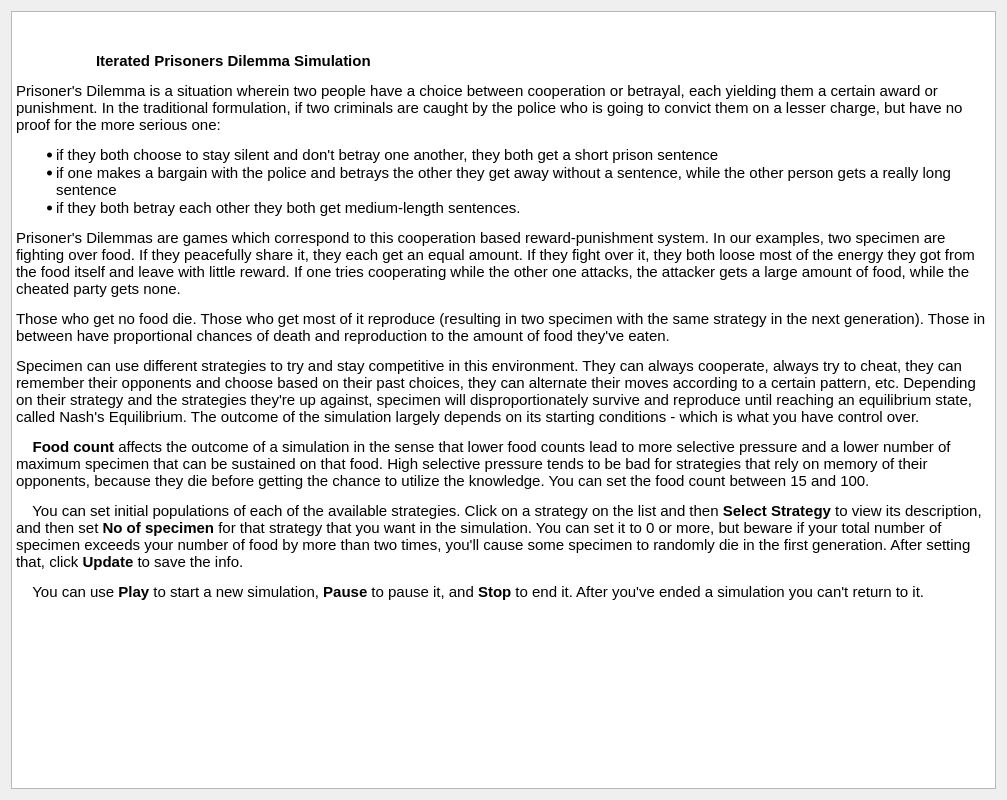
<?xml version="1.0" encoding="UTF-8"?>
<ui version="4.0">
 <class>Help</class>
 <widget class="QWidget" name="Help">
  <property name="geometry">
   <rect>
    <x>0</x>
    <y>0</y>
    <width>1007</width>
    <height>800</height>
   </rect>
  </property>
  <property name="windowTitle">
   <string>Help</string>
  </property>
  <layout class="QGridLayout" name="gridLayout">
   <item row="0" column="0">
    <layout class="QVBoxLayout" name="verticalLayout">
     <item>
      <widget class="QTextEdit" name="mdText">
       <property name="autoFormatting">
        <set>QTextEdit::AutoBulletList</set>
       </property>
       <property name="readOnly">
        <bool>true</bool>
       </property>
       <property name="html">
        <string>&lt;!DOCTYPE HTML PUBLIC &quot;-//W3C//DTD HTML 4.0//EN&quot; &quot;http://www.w3.org/TR/REC-html40/strict.dtd&quot;&gt;
&lt;html&gt;&lt;head&gt;&lt;meta name=&quot;qrichtext&quot; content=&quot;1&quot; /&gt;&lt;style type=&quot;text/css&quot;&gt;
p, li { white-space: pre-wrap; }
&lt;/style&gt;&lt;/head&gt;&lt;body style=&quot; font-family:'MS Shell Dlg 2'; font-size:8.25pt; font-weight:400; font-style:normal;&quot;&gt;
&lt;p style=&quot;-qt-paragraph-type:empty; margin-top:0px; margin-bottom:0px; margin-left:0px; margin-right:0px; -qt-block-indent:0; text-indent:0px; font-family:'Noto Sans'; font-size:11pt;&quot;&gt;&lt;br /&gt;&lt;/p&gt;
&lt;p style=&quot; margin-top:18px; margin-bottom:12px; margin-left:0px; margin-right:0px; -qt-block-indent:0; text-indent:0px;&quot;&gt;&lt;span style=&quot; font-family:'Noto Sans'; font-size:11pt; font-weight:600;&quot;&gt;	Iterated Prisoners Dilemma Simulation  &lt;/span&gt;&lt;span style=&quot; font-family:'Noto Sans'; font-size:11pt;&quot;&gt;    &lt;/span&gt;&lt;/p&gt;
&lt;p style=&quot; margin-top:12px; margin-bottom:12px; margin-left:0px; margin-right:0px; -qt-block-indent:0; text-indent:0px;&quot;&gt;&lt;span style=&quot; font-family:'Noto Sans'; font-size:11pt;&quot;&gt;Prisoner's Dilemma is a situation wherein two people have a choice between cooperation or betrayal, each yielding them a certain award or punishment. In the traditional formulation, if two criminals are caught by the police who is going to convict them on a lesser charge, but have no proof for the more serious one:     &lt;/span&gt;&lt;/p&gt;
&lt;ul style=&quot;margin-top: 0px; margin-bottom: 0px; margin-left: 0px; margin-right: 0px; -qt-list-indent: 1;&quot;&gt;&lt;li style=&quot; font-family:'Noto Sans'; font-size:11pt;&quot; style=&quot; margin-top:12px; margin-bottom:0px; margin-left:0px; margin-right:0px; -qt-block-indent:0; text-indent:0px;&quot;&gt;if they both choose to stay silent and don't betray one another, they both get a short prison sentence       &lt;/li&gt;
&lt;li style=&quot; font-family:'Noto Sans'; font-size:11pt;&quot; style=&quot; margin-top:0px; margin-bottom:0px; margin-left:0px; margin-right:0px; -qt-block-indent:0; text-indent:0px;&quot;&gt;if one makes a bargain with the police and betrays the other they get away without a sentence, while the other person gets a really long sentence        &lt;/li&gt;
&lt;li style=&quot; font-family:'Noto Sans'; font-size:11pt;&quot; style=&quot; margin-top:0px; margin-bottom:12px; margin-left:0px; margin-right:0px; -qt-block-indent:0; text-indent:0px;&quot;&gt;if they both betray each other they both get medium-length sentences.        &lt;/li&gt;&lt;/ul&gt;
&lt;p style=&quot; margin-top:12px; margin-bottom:12px; margin-left:0px; margin-right:0px; -qt-block-indent:0; text-indent:0px;&quot;&gt;&lt;span style=&quot; font-family:'Noto Sans'; font-size:11pt;&quot;&gt;Prisoner's Dilemmas are games which correspond to this cooperation based reward-punishment system. In our examples, two specimen are fighting over food. If they peacefully share it, they each get an equal amount. If they fight over it, they both loose most of the energy they got from the food itself and leave with little reward. If one tries cooperating while the other one attacks, the attacker gets a large amount of food, while the cheated party gets none.      &lt;/span&gt;&lt;/p&gt;
&lt;p style=&quot; margin-top:12px; margin-bottom:12px; margin-left:0px; margin-right:0px; -qt-block-indent:0; text-indent:0px;&quot;&gt;&lt;span style=&quot; font-family:'Noto Sans'; font-size:11pt;&quot;&gt;Those who get no food die. Those who get most of it reproduce (resulting in two specimen with the same strategy in the next generation). Those in between have proportional chances of death and reproduction to the amount of food they've eaten.      &lt;/span&gt;&lt;/p&gt;
&lt;p style=&quot; margin-top:12px; margin-bottom:12px; margin-left:0px; margin-right:0px; -qt-block-indent:0; text-indent:0px;&quot;&gt;&lt;span style=&quot; font-family:'Noto Sans'; font-size:11pt;&quot;&gt;Specimen can use different strategies to try and stay competitive in this environment. They can always cooperate, always try to cheat, they can remember their opponents and choose based on their past choices, they can alternate their moves according to a certain pattern, etc. Depending on their strategy and the strategies they're up against, specimen will disproportionately survive and reproduce until reaching an equilibrium state, called Nash's Equilibrium. The outcome of the simulation largely depends on its starting conditions - which is what you have control over.     &lt;/span&gt;&lt;/p&gt;
&lt;p style=&quot; margin-top:12px; margin-bottom:12px; margin-left:0px; margin-right:0px; -qt-block-indent:0; text-indent:0px;&quot;&gt;&lt;span style=&quot; font-family:'Noto Sans'; font-size:11pt;&quot;&gt;    &lt;/span&gt;&lt;span style=&quot; font-family:'Noto Sans'; font-size:11pt; font-weight:600;&quot;&gt;Food count&lt;/span&gt;&lt;span style=&quot; font-family:'Noto Sans'; font-size:11pt;&quot;&gt; affects the outcome of a simulation in the sense that lower food counts lead to more selective pressure and a lower number of maximum specimen that can be sustained on that food. High selective pressure tends to be bad for strategies that rely on memory of their opponents, because they die before getting the chance to utilize the knowledge. You can set the food count between 15 and 100.      &lt;/span&gt;&lt;/p&gt;
&lt;p style=&quot; margin-top:12px; margin-bottom:12px; margin-left:0px; margin-right:0px; -qt-block-indent:0; text-indent:0px;&quot;&gt;&lt;span style=&quot; font-family:'Noto Sans'; font-size:11pt;&quot;&gt;    You can set initial populations of each of the available strategies. Click on a strategy on the list and then &lt;/span&gt;&lt;span style=&quot; font-family:'Noto Sans'; font-size:11pt; font-weight:600;&quot;&gt;Select Strategy&lt;/span&gt;&lt;span style=&quot; font-family:'Noto Sans'; font-size:11pt;&quot;&gt; to view its description, and then set &lt;/span&gt;&lt;span style=&quot; font-family:'Noto Sans'; font-size:11pt; font-weight:600;&quot;&gt;No of specimen&lt;/span&gt;&lt;span style=&quot; font-family:'Noto Sans'; font-size:11pt;&quot;&gt; for that strategy that you want in the simulation. You can set it to 0 or more, but beware if your total number of specimen exceeds your number of food by more than two times, you'll cause some specimen to randomly die in the first generation. After setting that, click &lt;/span&gt;&lt;span style=&quot; font-family:'Noto Sans'; font-size:11pt; font-weight:600;&quot;&gt;Update&lt;/span&gt;&lt;span style=&quot; font-family:'Noto Sans'; font-size:11pt;&quot;&gt; to save the info.     &lt;/span&gt;&lt;/p&gt;
&lt;p style=&quot; margin-top:12px; margin-bottom:12px; margin-left:0px; margin-right:0px; -qt-block-indent:0; text-indent:0px;&quot;&gt;&lt;span style=&quot; font-family:'Noto Sans'; font-size:11pt;&quot;&gt;    You can use &lt;/span&gt;&lt;span style=&quot; font-family:'Noto Sans'; font-size:11pt; font-weight:600;&quot;&gt;Play&lt;/span&gt;&lt;span style=&quot; font-family:'Noto Sans'; font-size:11pt;&quot;&gt; to start a new simulation, &lt;/span&gt;&lt;span style=&quot; font-family:'Noto Sans'; font-size:11pt; font-weight:600;&quot;&gt;Pause&lt;/span&gt;&lt;span style=&quot; font-family:'Noto Sans'; font-size:11pt;&quot;&gt; to pause it, and &lt;/span&gt;&lt;span style=&quot; font-family:'Noto Sans'; font-size:11pt; font-weight:600;&quot;&gt;Stop&lt;/span&gt;&lt;span style=&quot; font-family:'Noto Sans'; font-size:11pt;&quot;&gt; to end it. After you've ended a simulation you can't return to it.   &lt;/span&gt;&lt;/p&gt;&lt;/body&gt;&lt;/html&gt;</string>
       </property>
       <property name="placeholderText">
        <string/>
       </property>
      </widget>
     </item>
    </layout>
   </item>
  </layout>
 </widget>
 <resources/>
 <connections/>
</ui>
